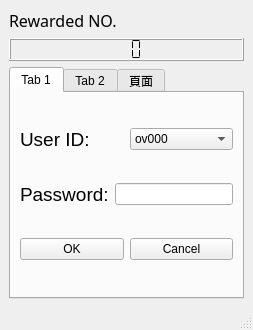
<?xml version="1.0" encoding="UTF-8"?>
<ui version="4.0">
 <class>MainWindow</class>
 <widget class="QMainWindow" name="MainWindow">
  <property name="geometry">
   <rect>
    <x>0</x>
    <y>0</y>
    <width>253</width>
    <height>330</height>
   </rect>
  </property>
  <property name="windowTitle">
   <string>MainWindow</string>
  </property>
  <widget class="QWidget" name="centralwidget">
   <layout class="QVBoxLayout" name="verticalLayout">
    <item>
     <widget class="QLabel" name="label">
      <property name="font">
       <font>
        <family>細明體</family>
        <pointsize>12</pointsize>
        <bold>false</bold>
       </font>
      </property>
      <property name="text">
       <string>Rewarded NO.   </string>
      </property>
     </widget>
    </item>
    <item>
     <widget class="QLCDNumber" name="lcdRewardNumber">
      <property name="smallDecimalPoint">
       <bool>false</bool>
      </property>
      <property name="digitCount">
       <number>3</number>
      </property>
      <property name="segmentStyle">
       <enum>QLCDNumber::Flat</enum>
      </property>
     </widget>
    </item>
    <item>
     <widget class="QTabWidget" name="tabWidget">
      <property name="tabPosition">
       <enum>QTabWidget::North</enum>
      </property>
      <property name="tabShape">
       <enum>QTabWidget::Rounded</enum>
      </property>
      <property name="currentIndex">
       <number>0</number>
      </property>
      <property name="iconSize">
       <size>
        <width>0</width>
        <height>0</height>
       </size>
      </property>
      <property name="elideMode">
       <enum>Qt::ElideNone</enum>
      </property>
      <property name="usesScrollButtons">
       <bool>true</bool>
      </property>
      <property name="tabsClosable">
       <bool>false</bool>
      </property>
      <property name="movable">
       <bool>false</bool>
      </property>
      <widget class="QWidget" name="tbLogin">
       <attribute name="title">
        <string>Tab 1</string>
       </attribute>
       <layout class="QVBoxLayout" name="verticalLayout_3">
        <item>
         <layout class="QHBoxLayout" name="horizontalLayout_3">
          <item>
           <widget class="QLabel" name="label_3">
            <property name="font">
             <font>
              <pointsize>14</pointsize>
             </font>
            </property>
            <property name="text">
             <string>User ID:</string>
            </property>
           </widget>
          </item>
          <item>
           <widget class="QComboBox" name="cbUserName">
            <item>
             <property name="text">
              <string>ov000</string>
             </property>
            </item>
            <item>
             <property name="text">
              <string>ov001</string>
             </property>
            </item>
            <item>
             <property name="text">
              <string>ov002</string>
             </property>
            </item>
            <item>
             <property name="text">
              <string>ov003</string>
             </property>
            </item>
            <item>
             <property name="text">
              <string>ov004</string>
             </property>
            </item>
            <item>
             <property name="text">
              <string>ov005</string>
             </property>
            </item>
            <item>
             <property name="text">
              <string>ov006</string>
             </property>
            </item>
            <item>
             <property name="text">
              <string>ov007</string>
             </property>
            </item>
            <item>
             <property name="text">
              <string>ov008</string>
             </property>
            </item>
            <item>
             <property name="text">
              <string>ov009</string>
             </property>
            </item>
            <item>
             <property name="text">
              <string>ov010</string>
             </property>
            </item>
            <item>
             <property name="text">
              <string>ov011</string>
             </property>
            </item>
           </widget>
          </item>
         </layout>
        </item>
        <item>
         <layout class="QHBoxLayout" name="horizontalLayout_2">
          <item>
           <widget class="QLabel" name="label_2">
            <property name="font">
             <font>
              <pointsize>14</pointsize>
             </font>
            </property>
            <property name="text">
             <string>Password:</string>
            </property>
           </widget>
          </item>
          <item>
           <widget class="QLineEdit" name="ledtPassword">
            <property name="enabled">
             <bool>true</bool>
            </property>
            <property name="inputMask">
             <string notr="true"/>
            </property>
           </widget>
          </item>
         </layout>
        </item>
        <item>
         <layout class="QHBoxLayout" name="horizontalLayout_4">
          <item>
           <widget class="QPushButton" name="btnLoginOK">
            <property name="text">
             <string>OK</string>
            </property>
           </widget>
          </item>
          <item>
           <widget class="QPushButton" name="btnCancel">
            <property name="text">
             <string>Cancel</string>
            </property>
           </widget>
          </item>
         </layout>
        </item>
       </layout>
      </widget>
      <widget class="QWidget" name="tbOperation">
       <attribute name="title">
        <string>Tab 2</string>
       </attribute>
       <layout class="QVBoxLayout" name="verticalLayout_2">
        <item>
         <layout class="QHBoxLayout" name="horizontalLayout">
          <item>
           <widget class="QCheckBox" name="cbAuto">
            <property name="text">
             <string>Auto</string>
            </property>
           </widget>
          </item>
          <item>
           <widget class="QCheckBox" name="cbRandom">
            <property name="text">
             <string>Random</string>
            </property>
           </widget>
          </item>
         </layout>
        </item>
        <item>
         <widget class="QComboBox" name="cbSelectNo">
          <property name="font">
           <font>
            <pointsize>14</pointsize>
           </font>
          </property>
          <item>
           <property name="text">
            <string>0</string>
           </property>
          </item>
          <item>
           <property name="text">
            <string>1</string>
           </property>
          </item>
          <item>
           <property name="text">
            <string>2</string>
           </property>
          </item>
          <item>
           <property name="text">
            <string>3</string>
           </property>
          </item>
          <item>
           <property name="text">
            <string>4</string>
           </property>
          </item>
          <item>
           <property name="text">
            <string>5</string>
           </property>
          </item>
          <item>
           <property name="text">
            <string>6</string>
           </property>
          </item>
          <item>
           <property name="text">
            <string>7</string>
           </property>
          </item>
          <item>
           <property name="text">
            <string>8</string>
           </property>
          </item>
          <item>
           <property name="text">
            <string>9</string>
           </property>
          </item>
          <item>
           <property name="text">
            <string>10</string>
           </property>
          </item>
          <item>
           <property name="text">
            <string>11</string>
           </property>
          </item>
          <item>
           <property name="text">
            <string>12</string>
           </property>
          </item>
          <item>
           <property name="text">
            <string>13</string>
           </property>
          </item>
          <item>
           <property name="text">
            <string>14</string>
           </property>
          </item>
          <item>
           <property name="text">
            <string>15</string>
           </property>
          </item>
          <item>
           <property name="text">
            <string>16</string>
           </property>
          </item>
          <item>
           <property name="text">
            <string>17</string>
           </property>
          </item>
          <item>
           <property name="text">
            <string>18</string>
           </property>
          </item>
          <item>
           <property name="text">
            <string>19</string>
           </property>
          </item>
          <item>
           <property name="text">
            <string>20</string>
           </property>
          </item>
          <item>
           <property name="text">
            <string>21</string>
           </property>
          </item>
          <item>
           <property name="text">
            <string>22</string>
           </property>
          </item>
          <item>
           <property name="text">
            <string>23</string>
           </property>
          </item>
          <item>
           <property name="text">
            <string>24</string>
           </property>
          </item>
          <item>
           <property name="text">
            <string>25</string>
           </property>
          </item>
          <item>
           <property name="text">
            <string>26</string>
           </property>
          </item>
          <item>
           <property name="text">
            <string>27</string>
           </property>
          </item>
          <item>
           <property name="text">
            <string>28</string>
           </property>
          </item>
          <item>
           <property name="text">
            <string>29</string>
           </property>
          </item>
          <item>
           <property name="text">
            <string>30</string>
           </property>
          </item>
         </widget>
        </item>
        <item>
         <widget class="QTextBrowser" name="tbServerMsg"/>
        </item>
        <item>
         <widget class="QPushButton" name="btnOk">
          <property name="enabled">
           <bool>false</bool>
          </property>
          <property name="text">
           <string>OK</string>
          </property>
         </widget>
        </item>
       </layout>
      </widget>
      <widget class="QWidget" name="tabMessage">
       <attribute name="title">
        <string>頁面</string>
       </attribute>
       <widget class="QLabel" name="label_4">
        <property name="geometry">
         <rect>
          <x>10</x>
          <y>0</y>
          <width>201</width>
          <height>91</height>
         </rect>
        </property>
        <property name="font">
         <font>
          <pointsize>18</pointsize>
         </font>
        </property>
        <property name="text">
         <string>Congratulations!</string>
        </property>
       </widget>
      </widget>
     </widget>
    </item>
   </layout>
  </widget>
  <widget class="QMenuBar" name="menubar">
   <property name="geometry">
    <rect>
     <x>0</x>
     <y>0</y>
     <width>253</width>
     <height>21</height>
    </rect>
   </property>
  </widget>
  <widget class="QStatusBar" name="statusbar"/>
 </widget>
 <resources/>
 <connections>
  <connection>
   <sender>cbRandom</sender>
   <signal>clicked(bool)</signal>
   <receiver>cbSelectNo</receiver>
   <slot>setDisabled(bool)</slot>
   <hints>
    <hint type="sourcelabel">
     <x>180</x>
     <y>128</y>
    </hint>
    <hint type="destinationlabel">
     <x>126</x>
     <y>163</y>
    </hint>
   </hints>
  </connection>
 </connections>
</ui>
